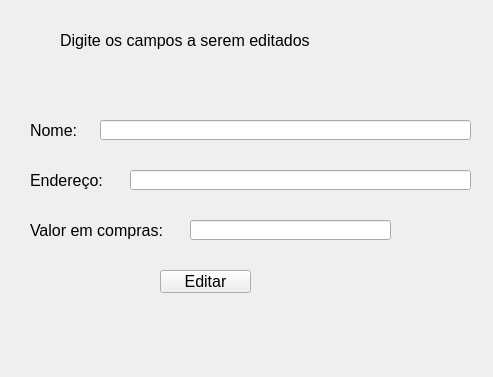
<?xml version="1.0" encoding="UTF-8"?>
<ui version="4.0">
 <class>editar_cliente_2</class>
 <widget class="QWidget" name="editar_cliente_2">
  <property name="geometry">
   <rect>
    <x>0</x>
    <y>0</y>
    <width>493</width>
    <height>377</height>
   </rect>
  </property>
  <property name="font">
   <font>
    <pointsize>12</pointsize>
   </font>
  </property>
  <property name="windowTitle">
   <string>Editando cliente</string>
  </property>
  <property name="windowIcon">
   <iconset>
    <normaloff>editar_cliente_op2.png</normaloff>editar_cliente_op2.png</iconset>
  </property>
  <widget class="QLabel" name="label_report_editar">
   <property name="geometry">
    <rect>
     <x>30</x>
     <y>320</y>
     <width>421</width>
     <height>31</height>
    </rect>
   </property>
   <property name="font">
    <font>
     <pointsize>10</pointsize>
    </font>
   </property>
   <property name="text">
    <string/>
   </property>
  </widget>
  <widget class="QLabel" name="label_titulo2">
   <property name="geometry">
    <rect>
     <x>60</x>
     <y>30</y>
     <width>291</width>
     <height>21</height>
    </rect>
   </property>
   <property name="text">
    <string>Digite os campos a serem editados</string>
   </property>
  </widget>
  <widget class="QLineEdit" name="lineEdit_nome_2">
   <property name="geometry">
    <rect>
     <x>100</x>
     <y>120</y>
     <width>371</width>
     <height>20</height>
    </rect>
   </property>
   <property name="text">
    <string/>
   </property>
   <property name="maxLength">
    <number>35</number>
   </property>
  </widget>
  <widget class="QLabel" name="label_nome2">
   <property name="geometry">
    <rect>
     <x>30</x>
     <y>120</y>
     <width>61</width>
     <height>21</height>
    </rect>
   </property>
   <property name="text">
    <string>Nome:</string>
   </property>
  </widget>
  <widget class="QLineEdit" name="lineEdit_adress">
   <property name="geometry">
    <rect>
     <x>130</x>
     <y>170</y>
     <width>341</width>
     <height>20</height>
    </rect>
   </property>
   <property name="text">
    <string/>
   </property>
   <property name="maxLength">
    <number>35</number>
   </property>
  </widget>
  <widget class="QLabel" name="label_adress">
   <property name="geometry">
    <rect>
     <x>30</x>
     <y>170</y>
     <width>81</width>
     <height>21</height>
    </rect>
   </property>
   <property name="text">
    <string>Endereço:</string>
   </property>
  </widget>
  <widget class="QPushButton" name="pushButton_editar">
   <property name="geometry">
    <rect>
     <x>160</x>
     <y>270</y>
     <width>91</width>
     <height>23</height>
    </rect>
   </property>
   <property name="cursor">
    <cursorShape>PointingHandCursor</cursorShape>
   </property>
   <property name="text">
    <string>Editar</string>
   </property>
   <property name="icon">
    <iconset>
     <normaloff>editar_cliente_op2.png</normaloff>editar_cliente_op2.png</iconset>
   </property>
  </widget>
  <widget class="QLabel" name="label_valor">
   <property name="geometry">
    <rect>
     <x>30</x>
     <y>220</y>
     <width>141</width>
     <height>21</height>
    </rect>
   </property>
   <property name="text">
    <string>Valor em compras:</string>
   </property>
  </widget>
  <widget class="QLabel" name="label_cliente">
   <property name="geometry">
    <rect>
     <x>26</x>
     <y>72</y>
     <width>381</width>
     <height>21</height>
    </rect>
   </property>
   <property name="text">
    <string/>
   </property>
  </widget>
  <widget class="QLineEdit" name="lineEdit_valor">
   <property name="geometry">
    <rect>
     <x>190</x>
     <y>220</y>
     <width>201</width>
     <height>20</height>
    </rect>
   </property>
   <property name="inputMask">
    <string/>
   </property>
   <property name="text">
    <string/>
   </property>
   <property name="maxLength">
    <number>7</number>
   </property>
   <property name="echoMode">
    <enum>QLineEdit::Normal</enum>
   </property>
   <property name="clearButtonEnabled">
    <bool>false</bool>
   </property>
  </widget>
 </widget>
 <resources/>
 <connections/>
</ui>
